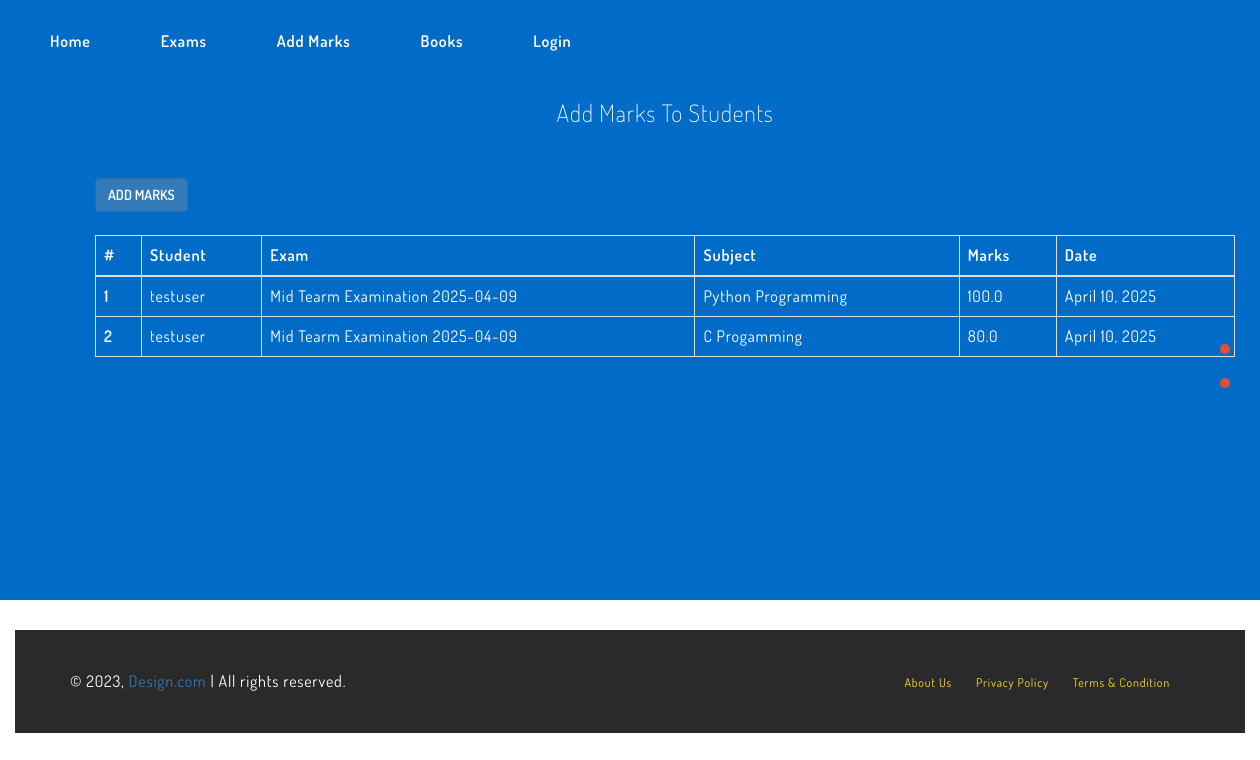
Screenshot of /Teacher/add_marks/5 with the database file from the repository.
### predict/models.py (models this page shows, shortened)
class mark_exams(models.Model):
    user = models.ForeignKey(User, on_delete=models.CASCADE, related_name='student_mark')
    exam = models.ForeignKey(Examination, on_delete=models.CASCADE, related_name='exam')
    subject = models.CharField(max_length=100 )
    marks = models.FloatField()
    date = models.DateField(auto_now_add=True)

class Examination(models.Model):
    exam_name = models.CharField(max_length=100)
    exam_date = models.DateField()
    def __str__(self):
        return str(self.exam_name + " " + str(self.exam_date))

### Teacher/views.py (the view, shortened to what this page needs)
# urls.py: path("add_marks/<str:student_id>",views.add_marks,name="add_marks"),
def add_marks(request, student_id):
    student = User.objects.get(id=student_id)
    marks = mark_exams.objects.filter(user=student)
    form = MarkExamsForm()
    context = {
        "student": student,
        "form": form,
        "marks":marks
    }
    return render(request, "add_marks.html", context)

### templates/add_marks.html (shortened to what this page needs)
{% extends "teacherindex.html" %}
{% block content %}
<div class="container">
    <div class="student_viewcontainer">
            <h3 class="text-center">Add Marks To Students</h3>
            <button type="button" class="btn btn-primary" data-toggle="modal" data-target="#addExamModal">
                Add Marks
            </button>
<br><br>
            <table class="table table-bordered mt-4">
                <thead>
                    <tr>
                        <th scope="col">#</th>
                        <th scope="col">Student</th>
                        <th scope="col">Exam</th>
                        <th scope="col">Subject</th>
                        <th scope="col">Marks</th>
                        <th scope="col">Date</th>
                    </tr>
                </thead>
                <tbody>
                    {% for mark in marks %}
                    <tr>
                        <th scope="row">{{ forloop.counter }}</th>
                        <td>{{ mark.user.username }}</td>
                        <td>{{ mark.exam }}</td>
                        <td>{{ mark.subject }}</td>
                        <td>{{ mark.marks }}</td>
                        <td>{{ mark.date }}</td>
                    </tr>
                    {% endfor %}
                </tbody>
            </table>
    </div>
</div>
</div>
{% endblock %}

### static/css/style.css (style rules this page uses)
body { font-family: 'Dosis', sans-serif; color: #404142; font-size: 16px; letter-spacing: 0.8px; }
h1, h2, h3, h4, h5, h6 { font-weight: 200; }
.btn { text-transform: uppercase; font-weight: 600; }
.hero-header .btn { margin-top: 3em; }

### rows the page displays
mark_exams: user.username "testuser", exam "Mid Tearm Examination 2025-04-09", subject "Python Programming", marks "100.0", date "April 10, 2025"
mark_exams: user.username "testuser", exam "Mid Tearm Examination 2025-04-09", subject "C Progamming", marks "80.0", date "April 10, 2025"
